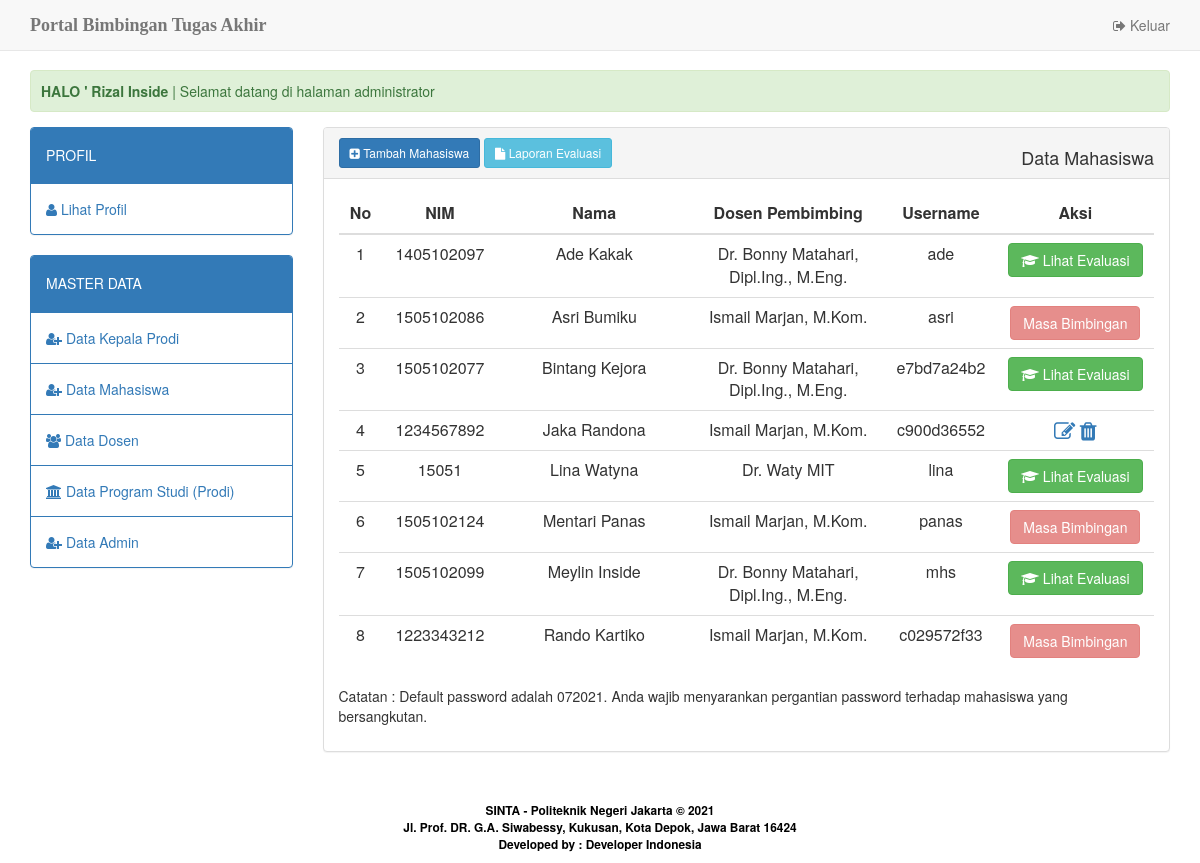
The page /home.php?apps=mahasiswa (signed in) on the database its author committed.
### tables this page shows
CREATE TABLE `admin_prodi` (
  `id_admin` int(3) NOT NULL,
  `nm_admin` varchar(30) NOT NULL,
  `no_telp` char(12) NOT NULL,
  `id_prodi` int(2) NOT NULL,
  `username` char(10) NOT NULL,
  `password` char(10) NOT NULL,
  `status_user` varchar(5) NOT NULL DEFAULT 'admin'
);

CREATE TABLE `mahasiswa` (
  `nim` int(11) NOT NULL,
  `nm_mhs` varchar(30) NOT NULL,
  `th_bimbingan` year(4) NOT NULL,
  `id_prodi` int(2) NOT NULL,
  `id_dosen` int(3) NOT NULL,
  `foto` varchar(30) NOT NULL DEFAULT 'default.jpg',
  `username` char(10) NOT NULL,
  `password` char(10) NOT NULL,
  `status_user` varchar(9) NOT NULL DEFAULT 'mahasiswa'
);

CREATE TABLE `dosen` (
  `id_dosen` int(3) NOT NULL,
  `nip_dosen` char(18) NOT NULL,
  `nm_dosen` varchar(50) NOT NULL,
  `no_telp` char(12) DEFAULT NULL,
  `username` char(10) NOT NULL,
  `password` char(10) NOT NULL,
  `status_user` varchar(5) NOT NULL DEFAULT 'dosen'
);

### apps/app_mahasiswa/view.php (the view, shortened to what this page needs)
<div class="panel panel-default">
	<div class="panel-heading">
			<a href="?apps=mahasiswa&amp;act=add" class="btn btn-primary btn-sm"><i class="fa fa-plus-square"></i> Tambah Mahasiswa</a>
			<a href="apps/app_laporan/datamahasiswa.php" target="_blank" class="btn btn-info btn-sm"><i class="fa fa-file"></i> Laporan Evaluasi</a>
			<span class="pull-right"><h4>Data Mahasiswa </h4></span>
  </div>
	<div class="panel-body">
		<table width="20%" class="table table-hover" id="tbl_users">
			<thead>
	    		<tr>
	    			<th width="2%" style="width: 2%"><div align="center">No</div></th>
	    			<th width="3%" style="width: 3%"><div align="center">NIM</div></th>
	    			<th width="17%" style="width: 17%"><div align="center">Nama</div></th>
					<th width="17%" style="width: 17%"><div align="center">Dosen Pembimbing</div></th>
					<th width="2%" style="width: 2%"><div align="center">Username</div></th>
					<th width="2%" style="width: 2%"><div align="center">Aksi</div></th>
	    		</tr>
	    	</thead>
	    	<tbody>
	    		<?php
	    		 	if ($_SESSION['user_level']=='admin') {
	    		 	    $where = $row3['id_prodi'];
	    		 	}else{
	    		 		$where = "";
	    		 	}
					$stmt = $db_con->prepare("SELECT mahasiswa.*, dosen.nm_dosen FROM mahasiswa, dosen where mahasiswa.id_prodi=$where && mahasiswa.id_dosen=dosen.id_dosen ORDER BY nm_mhs ASC");
					$stmt->execute();
					$no=1;
					while($row=$stmt->fetch(PDO::FETCH_ASSOC)) {
				?>
					<tr>
						<td><div align="center"><?php echo $no; ?></div></td>
						<td><div align="center"><?php echo $row['nim']; ?></div></td>
						<td><div align="center"><?php echo $row['nm_mhs']; ?></div></td>
						<td><div align="center"><?php echo $row['nm_dosen']; ?></div></td>
						<td><div align="center"><?php echo $row['username']; ?></div></td>
					    <td align="center">
							<?php
								$no_edit=$row['nim'];
								$stmt2 = $db_con->prepare("SELECT * FROM judul_ta where nim ='$no_edit' ");
								$stmt2->execute();
								$check=$stmt2->rowCount();
								$stmt3 = $db_con->prepare("SELECT * FROM evaluasi where nim_mhs ='$no_edit' ");
								$stmt3->execute();
								$check2=$stmt3->rowCount();
								if($check == 0) {
							?>
							<a class="edit-link" href="?apps=mahasiswa&act=edit&id=<?php echo $row['nim']; ?>" title="Edit"><i class="fa fa-pencil-square-o fa-lg" aria-hidden="true"></i></a>
							<a href="?apps=mahasiswa&act=hapus&id=<?php echo $row['nim']; ?>" onclick="return confirm('Yakin untuk menghapus data?')" title="Delete"><i class="fa fa-trash fa-lg" aria-hidden="true"></i></a>
						<?php } else { if($check2 == 0) { ?>
							<div align="center"><a class="btn btn-danger" disabled title="Mahasiswa sudah dalam masa bimbingan">Masa Bimbingan</a></div>
						<?php } else { ?>
							<div align="center"><a class="btn btn-success" href="?apps=evaluasi&amp;act=lihatevaluasi&amp;id=<?php echo $row['nim']; ?>" title="Lihat Evaluasi"> <span class="fa fa-graduation-cap"></span> Lihat Evaluasi</a></div>
						<?php } } ?>
						</td>
					</tr>
				<?php
					$no++;
				 	} ?>
	    	</tbody>
		</table>
		<p>Catatan : Default password adalah <?php $today=date("mY"); echo $today; ?>. Anda wajib menyarankan pergantian password terhadap mahasiswa yang bersangkutan.</p>
	</div>
</div>

### home.php (shortened to what this page needs)
<?php
	include_once 'dbconfig.php';
	$stmt = $db_con->prepare("SELECT * FROM dosen WHERE id_dosen=:uid");
	$stmt->execute(array(":uid"=>$_SESSION['user_session']));
	$row=$stmt->fetch(PDO::FETCH_ASSOC);
	$stmt2 = $db_con->prepare("SELECT * FROM mahasiswa WHERE nim=:uid");
	$stmt2->execute(array(":uid"=>$_SESSION['user_session']));
	$row2=$stmt2->fetch(PDO::FETCH_ASSOC);
	$stmt3 = $db_con->prepare("SELECT * FROM admin_prodi WHERE id_admin=:uid");
	$stmt3->execute(array(":uid"=>$_SESSION['user_session']));
	$row3=$stmt3->fetch(PDO::FETCH_ASSOC);
	$stmt4 = $db_con->prepare("SELECT * FROM kaprodi WHERE id_kaprodi=:uid");
	$stmt4->execute(array(":uid"=>$_SESSION['user_session']));
	$row4=$stmt4->fetch(PDO::FETCH_ASSOC);
?>
<!DOCTYPE html>
<html lang="en">
<head>
	<link href="assets/css/bootstrap.min.css" rel="stylesheet">
	<link href="assets/css/style.css" rel="stylesheet">
	<link href="assets/css/font-awesome.css" rel="stylesheet">
	<link href="assets/css/datatables.min.css" rel="stylesheet">
</head>
<body>
	<nav class="navbar navbar-default navbar-fixed-top">
		<div class="container">
			<div class="navbar-header">
				<a class="navbar-brand" href="./"><b>Portal Bimbingan Tugas Akhir</b><span class="style4"></span></a>
			</div>
			<div id="navbar" class="navbar-collapse collapse">
				<ul class="nav navbar-nav navbar-right">
					<li><a href="logout.php"><span class="fa fa-sign-out"></span> Keluar</a></li>
				</ul>
			</div>
		</div>
	</nav>
	<div class="body-container">
		<div class="container">
			<div class='alert alert-success'>
				<marquee>
					<strong>HALO ' <?php
					if ($_SESSION['user_level']=='dosen') {echo $row['nm_dosen'];}
					elseif ($_SESSION['user_level']=='mahasiswa') {echo $row2['nm_mhs'];}
					elseif ($_SESSION['user_level']=='admin') {echo $row3['nm_admin'];}
					elseif ($_SESSION['user_level']=='kaprodi') {echo $row4['nm_kaprodi'];}
				?></strong> | Selamat datang di halaman <?php
					if ($_SESSION['user_level']=='dosen') {echo "dosen pembimbing tugas akhir";}
					elseif ($_SESSION['user_level']=='mahasiswa') {echo "mahasiswa";}
					elseif ($_SESSION['user_level']=='admin') {echo "administrator";}
					elseif ($_SESSION['user_level']=='kaprodi') {echo "kepala prodi";}
				?>
				</marquee>
			</div>
			<div class="row">
				<div class="col-md-3">
					<?php include 'apps/menu.php'; ?>
				</div>
				<div class="col-md-9">
					<?php include 'apps/content.php'; ?>
				</div>
			</div>
		</div>
		<center>
			<p>&nbsp;</p>
			<p><small style="color: #fff"><span class="style3" style="font-weight: bold;">SINTA - Politeknik Negeri
						Jakarta &copy; <?php echo date('Y');?></span><br>
					<strong><span class="style3"><span class="style3">Jl. Prof. DR. G.A. Siwabessy, Kukusan, Kota Depok,
								Jawa Barat 16424<br>
								Developed by : Developer Indonesia
							</span></strong></small> </p>
		</center>
	</div>
</body>
</html>

### assets/css/style.css (style rules this page uses)
body { background:#f1f9f9; }
.body-container { margin-top:70px; }
.navbar-brand { font-family:"Lucida Handwriting"; }

### home.php (style rules this page uses)
.style3 { color: #000000 }

### rows shown on the page
admin_prodi: nm_admin "Rizal Inside"
mahasiswa: nim "1405102097", nm_mhs "Ade Kakak", id_dosen.nm_dosen "Dr. Bonny Matahari, Dipl.Ing., M.Eng.", username "ade"
mahasiswa: nim "1505102086", nm_mhs "Asri Bumiku", id_dosen.nm_dosen "Ismail Marjan, M.Kom.", username "asri", shows "Masa Bimbingan"
mahasiswa: nim "1505102077", nm_mhs "Bintang Kejora", id_dosen.nm_dosen "Dr. Bonny Matahari, Dipl.Ing., M.Eng.", username "e7bd7a24b2"
mahasiswa: nim "1234567892", nm_mhs "Jaka Randona", id_dosen.nm_dosen "Ismail Marjan, M.Kom.", username "c900d36552"
mahasiswa: nim "15051", nm_mhs "Lina Watyna", id_dosen.nm_dosen "Dr. Waty MIT", username "lina"
mahasiswa: nim "1505102124", nm_mhs "Mentari Panas", id_dosen.nm_dosen "Ismail Marjan, M.Kom.", username "panas", shows "Masa Bimbingan"
mahasiswa: nim "1505102099", nm_mhs "Meylin Inside", id_dosen.nm_dosen "Dr. Bonny Matahari, Dipl.Ing., M.Eng.", username "mhs"
mahasiswa: nim "1223343212", nm_mhs "Rando Kartiko", id_dosen.nm_dosen "Ismail Marjan, M.Kom.", username "c029572f33", shows "Masa Bimbingan"
